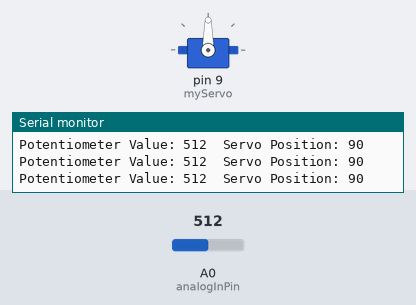
A sketch run on a simulated Arduino Uno, built with avr-gcc and run on an emulated ATmega328P. Parts: servo, the last lines printed to the serial monitor. The test bench sets the inputs (shaded band); at power-on: A0 (analogInPin) = 512.

Above: at 1.2 s.
1.3 s: A0 (analogInPin) set to 553
At 1.9 s:
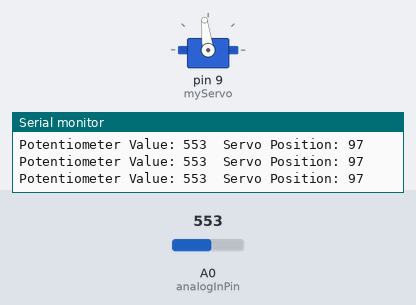
4.3 s: A0 (analogInPin) set to 575
At 5.3 s:
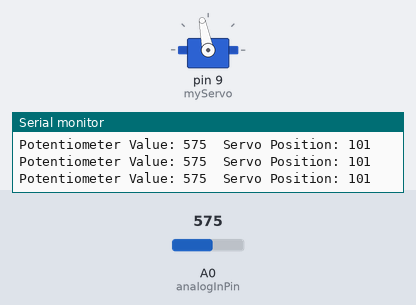
5.8 s: A0 (analogInPin) set to 306
At 6.3 s:
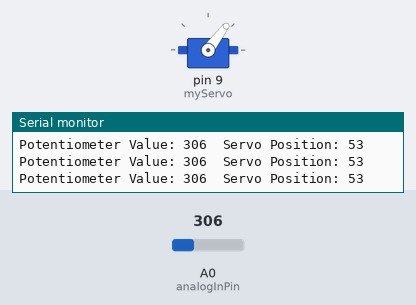
7.3 s: A0 (analogInPin) set to 104
At 8.5 s:
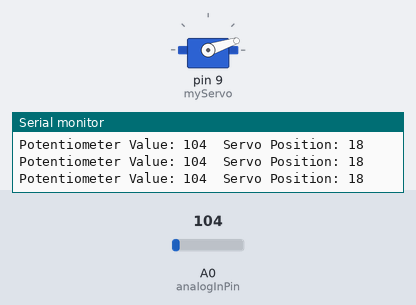
8.8 s: A0 (analogInPin) set to 91
At 9.6 s:
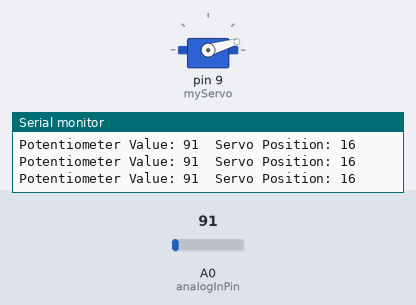
11.8 s: A0 (analogInPin) set to 716
At 12.2 s:
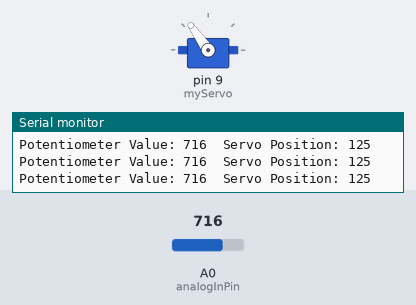
Timing chart, 0 to 14.3 s (numbered marks = the images above; inputs shaded):
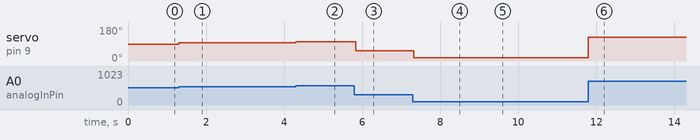

Measured:
- after the input at 1.3 s, servo on pin 9 (myServo): 90° → 97° at once
- after the input at 4.3 s, servo on pin 9 (myServo): 97° → 101° at once
- after the input at 5.8 s, servo on pin 9 (myServo): 101° → 53° at once
- after the input at 7.3 s, servo on pin 9 (myServo): 53° → 18° at once
- after the input at 8.8 s, servo on pin 9 (myServo): 18° → 16° at once
- after the input at 11.8 s, servo on pin 9 (myServo): 16° → 125° at once

The sketch:

potentiometercontrolServo.ino
```cpp
#include <Servo.h>               // Include the Servo library

const int analogInPin = A0;      // Analog input pin for the potentiometer
int sensorValue = 0;             // Value read from the potentiometer
int servoPosition = 0;           // Value mapped to servo position (0-180)

Servo myServo;                   // Create a Servo object

void setup() {
  myServo.attach(9);             // Attach the servo to pin 9
  Serial.begin(9600);            // Initialize serial communication at 9600 bps
}

void loop() {
  // Read the potentiometer value
  sensorValue = analogRead(analogInPin);

  // Map the potentiometer value (0–1023) to servo range (0–180)
  servoPosition = map(sensorValue, 0, 1023, 0, 180);

  // Set the servo to the mapped position
  myServo.write(servoPosition);

  // Print the values to the Serial Monitor for debugging
  Serial.print("Potentiometer Value: ");
  Serial.print(sensorValue);
  Serial.print("\tServo Position: ");
  Serial.println(servoPosition);

  // Small delay for smooth servo movement
  delay(15);
}
```
